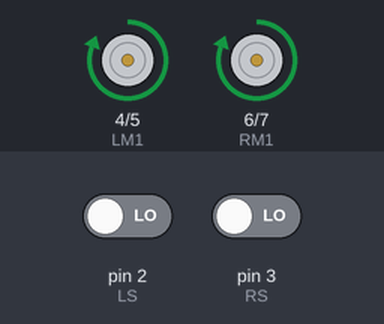
Simulated run of this sketch. Board: Arduino Uno, built with avr-gcc and run on an emulated ATmega328P. Shown: motor-driver pin pairs drawn as motors (green arrow = first pin HIGH = forward, orange = second pin HIGH = backward, longer = more drive). Inputs (shaded band) come from the test bench; at power-on: pin 2 (LS) LOW, pin 3 (RS) LOW.

Above: at 1.2 s.
1.3 s: pin 2 (LS) driven HIGH
At 1.9 s:
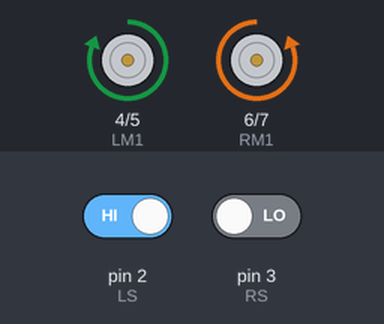
2.8 s: pin 3 (RS) driven HIGH
At 3.1 s:
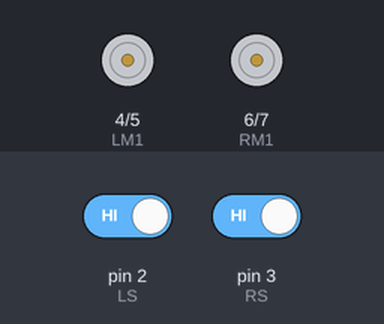
4.3 s: pin 2 (LS) driven LOW
At 5.5 s:
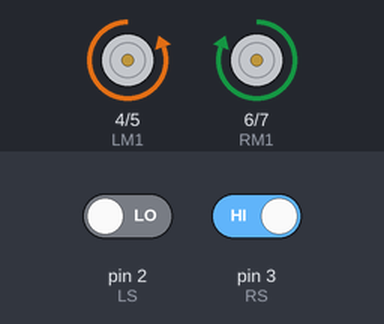
5.8 s: pin 3 (RS) driven LOW
At 6.8 s:
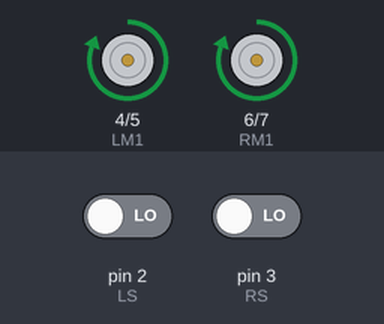
Timing chart, 0 to 8.3 s (numbered marks = the images above; inputs shaded):
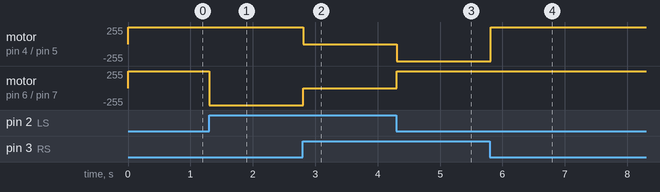

Measured:
- after the input at 1.3 s, motor on pin 6 (RM1) / pin 7 (RM2): forward 255/255 → backward 255/255 at once
- after the input at 2.8 s, motor on pin 4 (LM1) / pin 5 (LM2): forward 255/255 → stopped at once; motor on pin 6 (RM1) / pin 7 (RM2): backward 255/255 → stopped at once
- after the input at 4.3 s, motor on pin 4 (LM1) / pin 5 (LM2): stopped → backward 255/255 at once; motor on pin 6 (RM1) / pin 7 (RM2): stopped → forward 255/255 at once
- after the input at 5.8 s, motor on pin 4 (LM1) / pin 5 (LM2): backward 255/255 → forward 255/255 at once

The sketch:

line_follower.ino
```cpp
int LS=2;
int RS=3;
int LM1=4;
int LM2=5;
int RM1=6;
int RM2=7;
void setup()
{
pinMode(LS,INPUT);
pinMode(RS,INPUT);
pinMode(LM1,OUTPUT);
pinMode(LM2,OUTPUT);
pinMode(RM1,OUTPUT);
pinMode(RM2,OUTPUT);
}

void loop() {
if((digitalRead(LS)) && (digitalRead(RS)))  //STOP
{
 digitalWrite(LM1,LOW);
 digitalWrite(LM2,LOW);
 digitalWrite(RM1,LOW);
 digitalWrite(RM2,LOW);
 delay(20);
}
if(!(digitalRead(LS)) && !(digitalRead(RS)))  //FWD
{
 digitalWrite(LM1,HIGH);
 digitalWrite(LM2,LOW);
 digitalWrite(RM1,HIGH);
 digitalWrite(RM2,LOW);
 delay(20);
}
if((digitalRead(LS)) && !(digitalRead(RS)))     //TURN RIGHT
{
 digitalWrite(LM1,HIGH);
 digitalWrite(LM2,LOW);
 digitalWrite(RM1,LOW);
 digitalWrite(RM2,HIGH);
 delay(30);
}
if(!(digitalRead(LS)) && (digitalRead(RS)))  //TURN LEFT
{
 digitalWrite(LM1,LOW);
 digitalWrite(LM2,HIGH);
 digitalWrite(RM1,HIGH);
 digitalWrite(RM2,LOW);
 delay(20);
}

}
```
